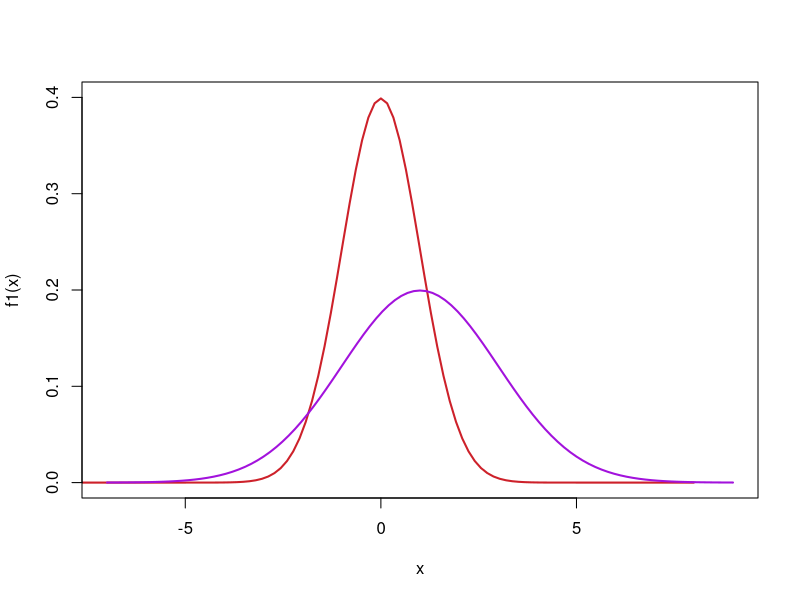
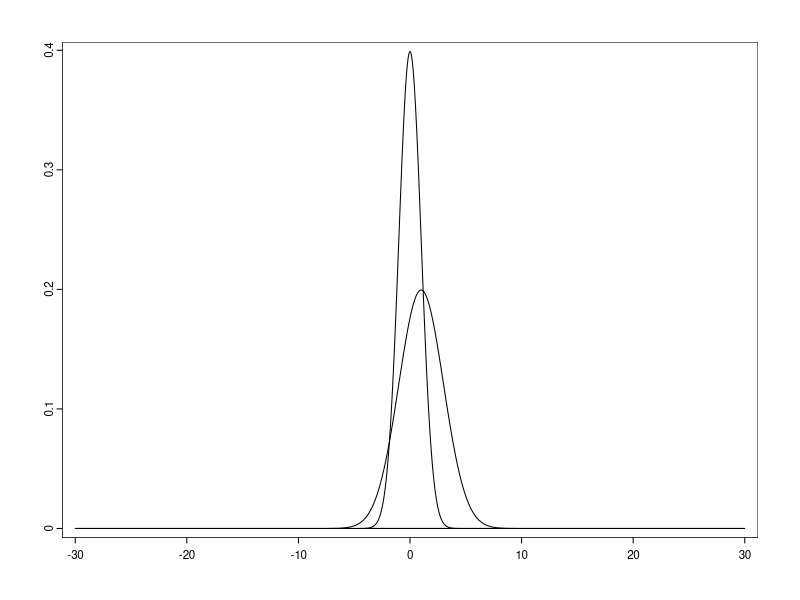
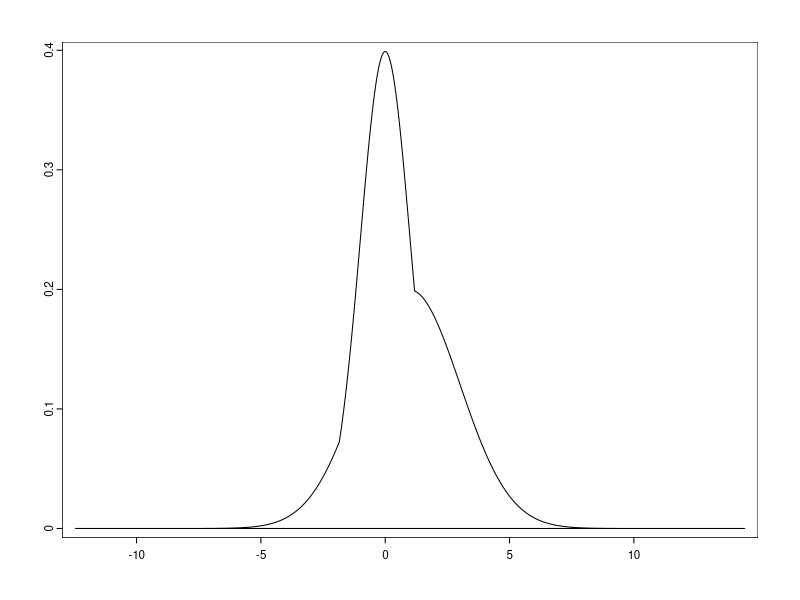
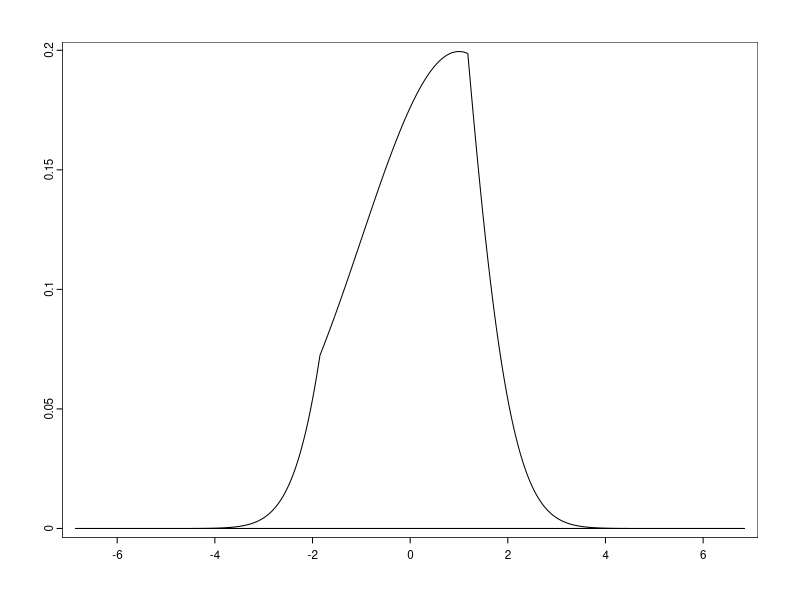
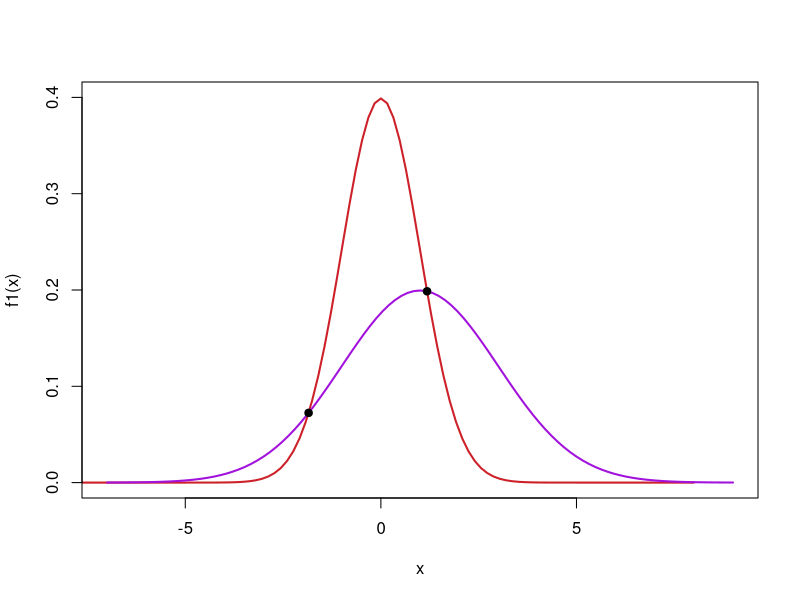

These charts were generated, in order, by the following R code:

rm(list = ls())
graphics.off()

options(max.print = 500)

library(data.table)
library(terra)

f1 = function(x)
	return (dnorm(x, mean = 0, sd = 1))

f2 = function(x)
	return (dnorm(x, mean = 1, sd = 2))

curve(f1, from = -8, to = 8, lwd = 2, col = "#CD212A", ylim = c(0, 0.4), xlim = c(-7, 9))
curve(f2, lwd = 2, col = "#A212DC", add = TRUE)

x = runif(n = 5e3, min = -30, max = 30)
x = sort(x)
x1 = f1(x)
x2 = f2(x)

tt = cbind(id = 1, part = 1, x, x1)
p1 = vect(tt, type = "polygons")

tt = cbind(id = 1, part = 1, x, x2)
p2 = vect(tt, type = "polygons")

terra::is.valid(p1)
terra::is.valid(p2)

big = union(p1, p2)
big = aggregate(big)
inter = intersect(p1, p2)

plot(p1, asp = NA)
plot(p2, asp = NA, add = TRUE)

plot(big, asp = NA)
plot(inter, asp = NA)

expanse(inter)
expanse(inter)/expanse(big)

#### Analytical solution: https://www.tandfonline.com/doi/abs/10.1080/03610928908830127
interGauss = function(mu1, mu2, sd1, sd2, is_sd)
{
	if (!is_sd)
		stop("Please use sd, not variance!")

	if (sd1 == sd2)
		stop("Not programmed when equal variances")

	v1 = sd1^2
	v2 = sd2^2

	inter_minus = (mu1*v2 - mu2*v1 - sd1*sd2*sqrt((mu1 - mu2)^2 + 2*(v2 - v1)*log(sd2/sd1)))/(v2 - v1)
	inter_plus = (mu1*v2 - mu2*v1 + sd1*sd2*sqrt((mu1 - mu2)^2 + 2*(v2 - v1)*log(sd2/sd1)))/(v2 - v1)

	inter1 = min(inter_minus, inter_plus)
	inter2 = max(inter_minus, inter_plus)

	int_f = function(x, mu1, mu2, sd1, sd2)
	{
		f1 = dnorm(x, mean = mu1, sd = sd1)
		f2 = dnorm(x, mean = mu2, sd = sd2)
		return (pmin(f1, f2))
	}
	
	area = integrate(int_f, -Inf, Inf, mu1, mu2, sd1, sd2)
	
	return (list(area = area, inter1 = inter1, inter2 = inter2))
}

aa = interGauss(mu1 = 0, mu2 = 1, sd1 = 1, sd2 = 2, is_sd = TRUE)

curve(f1, from = -8, to = 8, lwd = 2, col = "#CD212A", ylim = c(0, 0.4), xlim = c(-7, 9))
curve(f2, lwd = 2, col = "#A212DC", add = TRUE)
points(x = aa[["inter1"]], y = f2(aa[["inter1"]]), pch = 19)
points(x = aa[["inter2"]], y = f2(aa[["inter2"]]), pch = 19)
